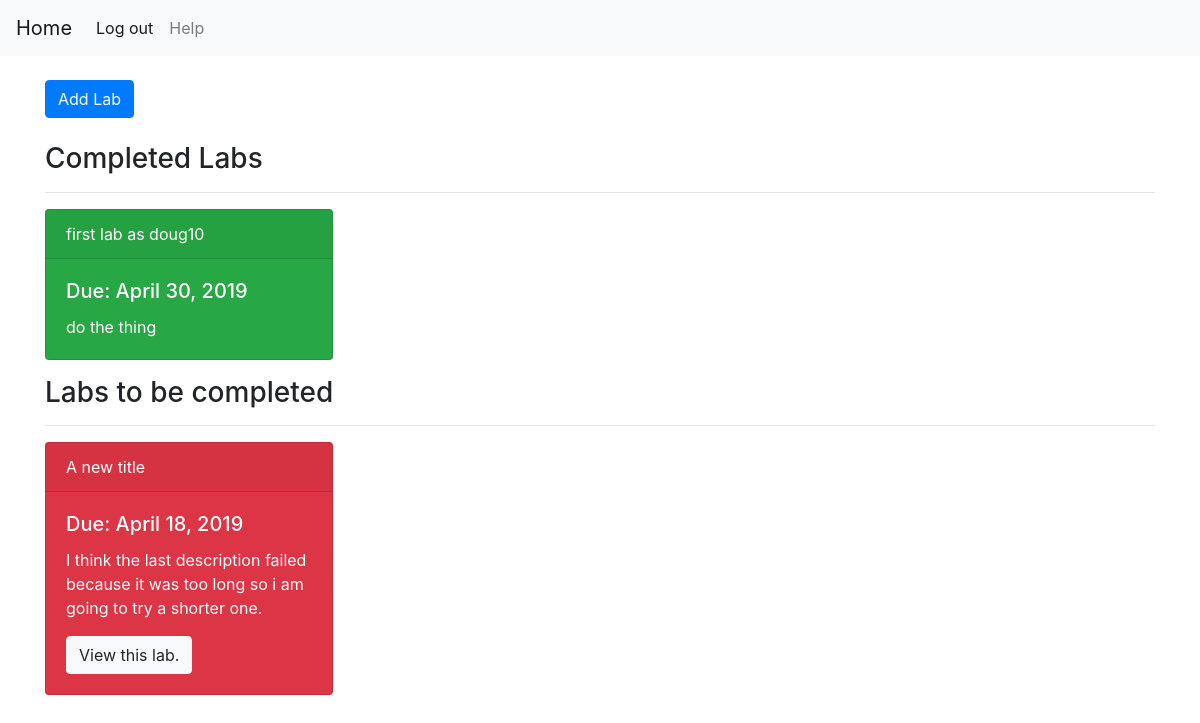
The page / (signed in) on the database as committed earlier.
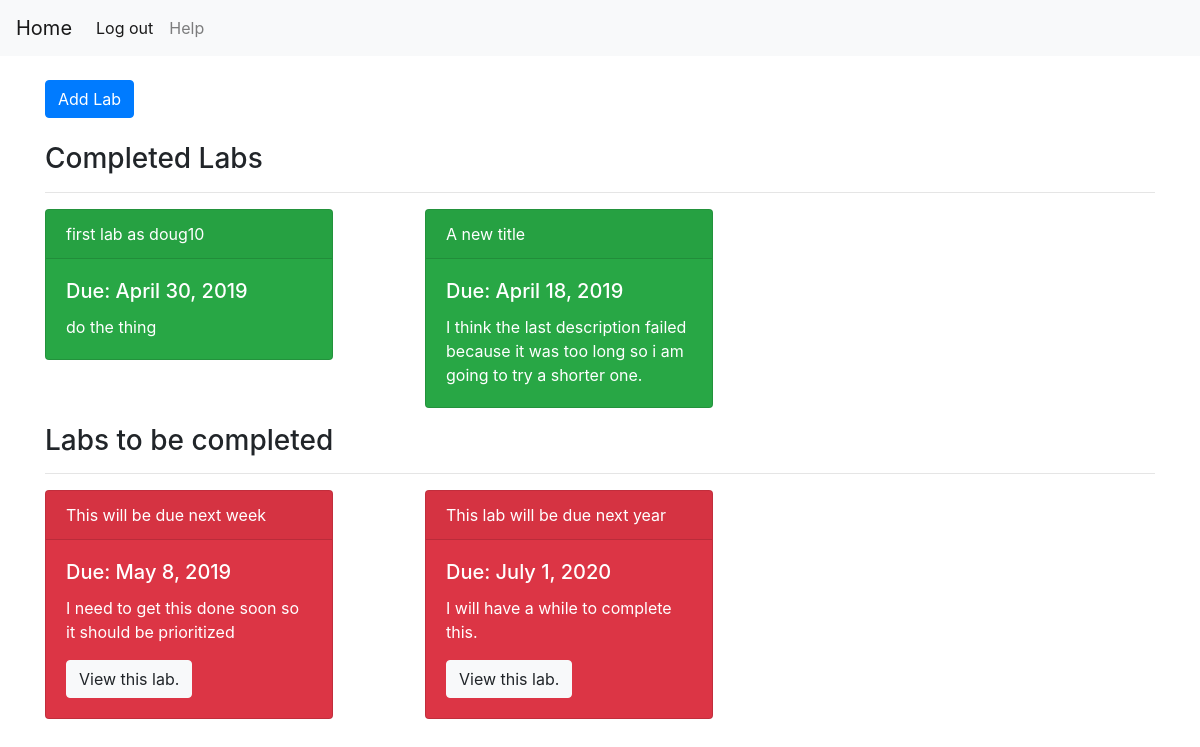
The same page on the database as committed later.
### main/models.py (models this page shows, shortened)
class Lab(models.Model):
    title = models.CharField(max_length=50)
    description = models.CharField(max_length=200)
    start_date = models.DateField()
    due_date = models.DateField()
    users = models.ManyToManyField(User)
    completed = models.BooleanField(default=False)
    class Meta:
        verbose_name_plural = 'Labs'
    def __str__(self):
        return self.title

### main/views.py (the view)
# urls.py: path('', views.homepage, name='homepage'),
def homepage(request):
    if request.user.is_authenticated:
        completed = Lab.objects.filter(users=request.user, completed=True)
        incompleted = Lab.objects.filter(users=request.user, completed=False).order_by('due_date')
        print(incompleted)
        return render(request,
                    'main/homepage.html',
                    context={'completed': completed, 'incompleted': incompleted,
                            'logged_in': True})
    else:
        return render(request,
                      'main/homepage.html',
                      {'logged_in': False})

### main/templates/main/homepage.html
{% extends "main/main_html.html" %}
{% block content %}
<div class='container'>
    {% if logged_in == True%}
        <a href='/labs/new' class='btn btn-primary'> Add Lab</a> <br> <br>
        <h3> Completed Labs </h3>
        <hr>
        <div class='row'>
            {% for lab in completed %}
            <div class='col-md-4'>
                <div class="card text-white bg-success mb-3" style="max-width: 18rem;">
                    <div class="card-header">{{  lab.title }}</div>
                    <div class="card-body">
                        <h5 class="card-title">Due: {{ lab.due_date }}</h5>
                        <p class="card-text">{{ lab.description }}</p>
                    </div>
                </div>
            </div>
            {% endfor %}
        </div>
        <h3> Labs to be completed </h3>
        <hr>
        <div class='row'>
            {% for lab in incompleted %}
            <div class='col-md-4'>
                    <div class="card text-white bg-danger mb-3" style="max-width: 18rem;">
                        <div class="card-header">{{  lab.title }}</div>
                        <div class="card-body">
                            <h5 class="card-title">Due: {{ lab.due_date }}</h5>
                            <p class="card-text">{{ lab.description }}</p>
                            <a href={% url 'main:lab_show' lab_id=lab.id %} class="btn btn-light">View this lab.</a>
                        </div>
                    </div>
                </div>
            {% endfor %}
         </div>
    {% else %}
        <h3> Please log in to use this app. </h3>
    {% endif %}
</div>
{% endblock %}

Rows that differ between the two databases and show on the page:
changed Lab "April 18, 2019": moves from the list under "Labs to be completed" to the list under "Completed Labs"
added Lab: title "This will be due next week", due_date "May 8, 2019", description "I need to get this done soon so it should be prioritized", shown under "Labs to be completed"
added Lab: title "This lab will be due next year", due_date "July 1, 2020", description "I will have a while to complete this.", shown under "Labs to be completed"
